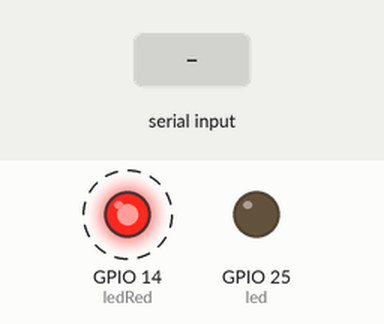
The sketch below on a simulated ESP32. Parts: output pins drawn as LEDs (lit = HIGH). Dashed ring = blinking. Inputs (shaded band) come from the test bench.

Above: at 1.2 s.
1.3 s: "ledON\n" received over Serial
At 2.4 s:
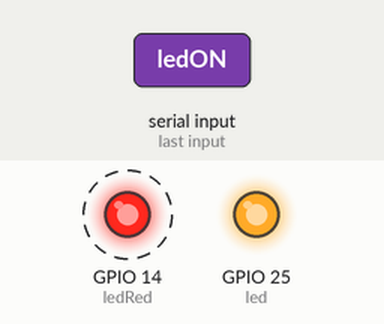
4.3 s: "ledOFF\n" received over Serial
At 4.9 s:
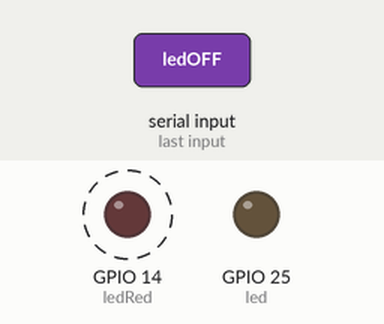
Timing chart, 0 to 16.3 s (numbered marks = the images above; inputs shaded):
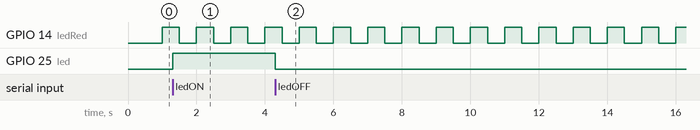

The sketch:

rETO.ino
```cpp
#include "task1.h"
#include "task2.h"

void setup()
{
    task1();
    task2();
}

void loop()
{
    task1();
    task2();
}
```

task1.h
```cpp
#include <Arduino.h>


String ledState (uint8_t ledState){
  if(ledState == HIGH){
    return "1";
  }
  else return "0";
}

void task1()
{
  enum class TaskStates
  {
    INIT,
    WAIT_COMMANDS
  };
  static TaskStates taskState = TaskStates::INIT;
  constexpr uint8_t led = 25;
  constexpr uint8_t button1Pin = 12;
  constexpr uint8_t button2Pin = 13;
  constexpr uint8_t button3Pin = 32;
  constexpr uint8_t button4Pin = 33;

  switch (taskState)
  {
  case TaskStates::INIT:
  {
    Serial.begin(115200);
    pinMode(led, OUTPUT);
    digitalWrite(led, LOW);
    pinMode(button1Pin, INPUT_PULLUP);
    pinMode(button2Pin, INPUT_PULLUP);
    pinMode(button3Pin, INPUT_PULLUP);
    pinMode(button4Pin, INPUT_PULLUP);
    taskState = TaskStates::WAIT_COMMANDS;
    break;
  }
  case TaskStates::WAIT_COMMANDS:
  {
    if (Serial.available() > 0)
    {
      String command = Serial.readStringUntil('\n');
      if (command == "ledON")
      {
        digitalWrite(led, HIGH);
      }
      else if (command == "ledOFF")
      {
        digitalWrite(led, LOW);
      }
      else if (command == "readBUTTONS")
      {

        Serial.print("Button: ");
        Serial.print(ledState(digitalRead(button1Pin)).c_str());
        Serial.print(" Led Verde: ");
        Serial.print(ledState(digitalRead(led)).c_str());
        Serial.print('\n');
      }
    }
    break;
  }
  default:
  {
    break;
  }
  }
}
```

task2.h
```cpp
#include <Arduino.h>

void task2(){
    enum class Task2States{
        INIT,
        WAIT_TO_TOGGLE_LED
    };
    static Task2States task2State = Task2States::INIT;
    static uint32_t lasTime;
    static constexpr uint32_t INTERVAL = 500;
    static constexpr uint8_t ledRed = 14;
    static bool ledStatus = false;

    switch(task2State){
        case Task2States::INIT:{
            pinMode(ledRed,OUTPUT);
            lasTime = millis();
            task2State = Task2States::WAIT_TO_TOGGLE_LED;
            break;
        }

        case Task2States::WAIT_TO_TOGGLE_LED:{
            // evento 1:
            uint32_t currentTime = millis();
            if( (currentTime - lasTime) >= INTERVAL ){
                lasTime = currentTime;
                digitalWrite(ledRed,ledStatus);
                ledStatus = !ledStatus;
            }
            break;
        }

        default:{
            break;
        }
    }

}
```

Measured:
- after the input at 1.3 s, GPIO 25 (led): LOW → HIGH at once
- after the input at 4.3 s, GPIO 25 (led): HIGH → LOW at once
- by itself, GPIO 14 (ledRed): alternates HIGH for 0.50 s and LOW for 0.50 s
